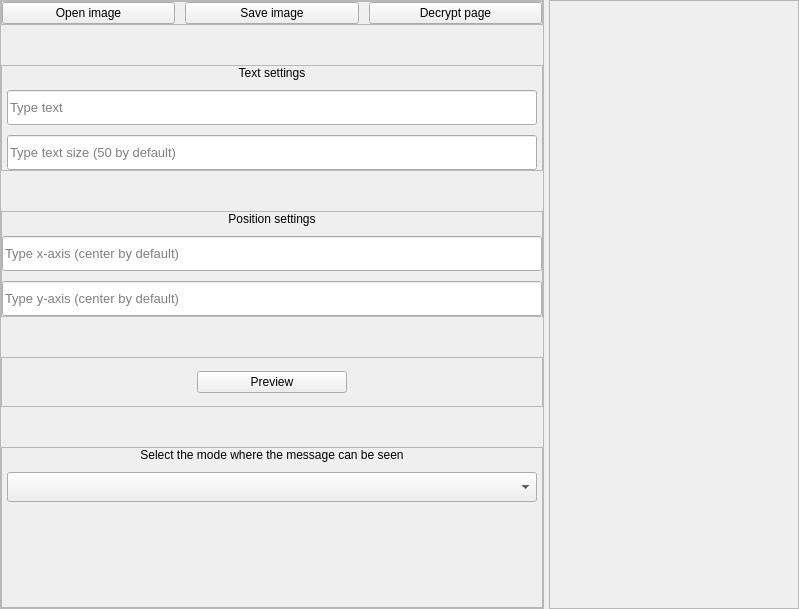
      <widget class="QWidget" name="encrypt">
       <layout class="QHBoxLayout" name="horizontalLayout_24">
        <property name="spacing">
         <number>5</number>
        </property>
        <property name="leftMargin">
         <number>0</number>
        </property>
        <property name="topMargin">
         <number>0</number>
        </property>
        <property name="rightMargin">
         <number>0</number>
        </property>
        <property name="bottomMargin">
         <number>0</number>
        </property>
        <item>
         <widget class="QFrame" name="frame_32">
          <property name="maximumSize">
           <size>
            <width>550</width>
            <height>16777215</height>
           </size>
          </property>
          <property name="frameShape">
           <enum>QFrame::StyledPanel</enum>
          </property>
          <property name="frameShadow">
           <enum>QFrame::Raised</enum>
          </property>
          <layout class="QVBoxLayout" name="verticalLayout_9">
           <property name="spacing">
            <number>40</number>
           </property>
           <property name="leftMargin">
            <number>0</number>
           </property>
           <property name="topMargin">
            <number>0</number>
           </property>
           <property name="rightMargin">
            <number>0</number>
           </property>
           <property name="bottomMargin">
            <number>0</number>
           </property>
           <item>
            <widget class="QFrame" name="frame_33">
             <property name="maximumSize">
              <size>
               <width>16777215</width>
               <height>50</height>
              </size>
             </property>
             <property name="frameShape">
              <enum>QFrame::StyledPanel</enum>
             </property>
             <property name="frameShadow">
              <enum>QFrame::Raised</enum>
             </property>
             <layout class="QHBoxLayout" name="horizontalLayout_25">
              <property name="spacing">
               <number>10</number>
              </property>
              <property name="leftMargin">
               <number>0</number>
              </property>
              <property name="topMargin">
               <number>0</number>
              </property>
              <property name="rightMargin">
               <number>0</number>
              </property>
              <property name="bottomMargin">
               <number>0</number>
              </property>
              <item>
               <widget class="QPushButton" name="open_encrypt_image_btn">
                <property name="text">
                 <string>Open image</string>
                </property>
               </widget>
              </item>
              <item>
               <widget class="QPushButton" name="save_encrypt_image_btn">
                <property name="text">
                 <string>Save image</string>
                </property>
               </widget>
              </item>
              <item>
               <widget class="QPushButton" name="decrypt_page_btn">
                <property name="text">
                 <string>Decrypt page</string>
                </property>
               </widget>
              </item>
             </layout>
            </widget>
           </item>
           <item>
            <widget class="QFrame" name="frame_36">
             <property name="frameShape">
              <enum>QFrame::StyledPanel</enum>
             </property>
             <property name="frameShadow">
              <enum>QFrame::Raised</enum>
             </property>
             <layout class="QVBoxLayout" name="verticalLayout_11">
              <property name="spacing">
               <number>10</number>
              </property>
              <property name="leftMargin">
               <number>5</number>
              </property>
              <property name="topMargin">
               <number>0</number>
              </property>
              <property name="rightMargin">
               <number>5</number>
              </property>
              <property name="bottomMargin">
               <number>0</number>
              </property>
              <item>
               <widget class="QLabel" name="label_7">
                <property name="text">
                 <string>Text settings</string>
                </property>
                <property name="alignment">
                 <set>Qt::AlignCenter</set>
                </property>
               </widget>
              </item>
              <item>
               <widget class="QLineEdit" name="text_le">
                <property name="minimumSize">
                 <size>
                  <width>0</width>
                  <height>35</height>
                 </size>
                </property>
                <property name="font">
                 <font>
                  <family>Segoe UI</family>
                  <pointsize>10</pointsize>
                 </font>
                </property>
                <property name="text">
                 <string/>
                </property>
                <property name="placeholderText">
                 <string>Type text</string>
                </property>
               </widget>
              </item>
              <item>
               <widget class="QLineEdit" name="size_le">
                <property name="minimumSize">
                 <size>
                  <width>0</width>
                  <height>35</height>
                 </size>
                </property>
                <property name="font">
                 <font>
                  <family>Segoe UI</family>
                  <pointsize>10</pointsize>
                 </font>
                </property>
                <property name="text">
                 <string/>
                </property>
                <property name="placeholderText">
                 <string>Type text size (50 by default)</string>
                </property>
               </widget>
              </item>
             </layout>
            </widget>
           </item>
           <item>
            <widget class="QFrame" name="frame_35">
             <property name="frameShape">
              <enum>QFrame::StyledPanel</enum>
             </property>
             <property name="frameShadow">
              <enum>QFrame::Raised</enum>
             </property>
             <layout class="QVBoxLayout" name="verticalLayout_12">
              <property name="spacing">
               <number>10</number>
              </property>
              <property name="leftMargin">
               <number>0</number>
              </property>
              <property name="topMargin">
               <number>0</number>
              </property>
              <property name="rightMargin">
               <number>0</number>
              </property>
              <property name="bottomMargin">
               <number>0</number>
              </property>
              <item>
               <widget class="QLabel" name="label_8">
                <property name="text">
                 <string>Position settings</string>
                </property>
                <property name="alignment">
                 <set>Qt::AlignCenter</set>
                </property>
               </widget>
              </item>
              <item>
               <widget class="QLineEdit" name="x_le">
                <property name="minimumSize">
                 <size>
                  <width>0</width>
                  <height>35</height>
                 </size>
                </property>
                <property name="font">
                 <font>
                  <family>Segoe UI</family>
                  <pointsize>10</pointsize>
                 </font>
                </property>
                <property name="text">
                 <string/>
                </property>
                <property name="placeholderText">
                 <string>Type x-axis (center by default)</string>
                </property>
               </widget>
              </item>
              <item>
               <widget class="QLineEdit" name="y_le">
                <property name="minimumSize">
                 <size>
                  <width>0</width>
                  <height>35</height>
                 </size>
                </property>
                <property name="font">
                 <font>
                  <family>Segoe UI</family>
                  <pointsize>10</pointsize>
                 </font>
                </property>
                <property name="text">
                 <string/>
                </property>
                <property name="placeholderText">
                 <string>Type y-axis (center by default)</string>
                </property>
               </widget>
              </item>
             </layout>
            </widget>
           </item>
           <item>
            <widget class="QFrame" name="frame_30">
             <property name="minimumSize">
              <size>
               <width>0</width>
               <height>50</height>
              </size>
             </property>
             <property name="frameShape">
              <enum>QFrame::StyledPanel</enum>
             </property>
             <property name="frameShadow">
              <enum>QFrame::Raised</enum>
             </property>
             <layout class="QHBoxLayout" name="horizontalLayout_26">
              <property name="spacing">
               <number>0</number>
              </property>
              <property name="leftMargin">
               <number>0</number>
              </property>
              <property name="topMargin">
               <number>0</number>
              </property>
              <property name="rightMargin">
               <number>0</number>
              </property>
              <property name="bottomMargin">
               <number>0</number>
              </property>
              <item>
               <spacer name="horizontalSpacer">
                <property name="orientation">
                 <enum>Qt::Horizontal</enum>
                </property>
                <property name="sizeHint" stdset="0">
                 <size>
                  <width>195</width>
                  <height>20</height>
                 </size>
                </property>
               </spacer>
              </item>
              <item>
               <widget class="QPushButton" name="preview_btn">
                <property name="minimumSize">
                 <size>
                  <width>150</width>
                  <height>0</height>
                 </size>
                </property>
                <property name="text">
                 <string>Preview</string>
                </property>
               </widget>
              </item>
              <item>
               <spacer name="horizontalSpacer_2">
                <property name="orientation">
                 <enum>Qt::Horizontal</enum>
                </property>
                <property name="sizeHint" stdset="0">
                 <size>
                  <width>195</width>
                  <height>20</height>
                 </size>
                </property>
               </spacer>
              </item>
             </layout>
            </widget>
           </item>
           <item>
            <widget class="QFrame" name="frame_34">
             <property name="frameShape">
              <enum>QFrame::StyledPanel</enum>
             </property>
             <property name="frameShadow">
              <enum>QFrame::Raised</enum>
             </property>
             <layout class="QVBoxLayout" name="verticalLayout_13">
              <property name="spacing">
               <number>10</number>
              </property>
              <property name="leftMargin">
               <number>5</number>
              </property>
              <property name="topMargin">
               <number>0</number>
              </property>
              <property name="rightMargin">
               <number>5</number>
              </property>
              <property name="bottomMargin">
               <number>0</number>
              </property>
              <item>
               <widget class="QLabel" name="label_4">
                <property name="maximumSize">
                 <size>
                  <width>16777215</width>
                  <height>30</height>
                 </size>
                </property>
                <property name="text">
                 <string>Select the mode where the message can be seen</string>
                </property>
                <property name="alignment">
                 <set>Qt::AlignCenter</set>
                </property>
               </widget>
              </item>
              <item>
               <widget class="QComboBox" name="encryption_formats_box">
                <property name="minimumSize">
                 <size>
                  <width>0</width>
                  <height>30</height>
                 </size>
                </property>
               </widget>
              </item>
              <item>
               <spacer name="verticalSpacer_2">
                <property name="orientation">
                 <enum>Qt::Vertical</enum>
                </property>
                <property name="sizeHint" stdset="0">
                 <size>
                  <width>20</width>
                  <height>40</height>
                 </size>
                </property>
               </spacer>
              </item>
              <item>
               <widget class="QLabel" name="label_wait">
                <property name="font">
                 <font>
                  <family>Segoe UI</family>
                  <pointsize>10</pointsize>
                 </font>
                </property>
                <property name="text">
                 <string/>
                </property>
                <property name="alignment">
                 <set>Qt::AlignCenter</set>
                </property>
               </widget>
              </item>
              <item>
               <spacer name="verticalSpacer">
                <property name="orientation">
                 <enum>Qt::Vertical</enum>
                </property>
                <property name="sizeHint" stdset="0">
                 <size>
                  <width>20</width>
                  <height>40</height>
                 </size>
                </property>
               </spacer>
              </item>
             </layout>
            </widget>
           </item>
          </layout>
         </widget>
        </item>
        <item>
         <widget class="QFrame" name="frame_5">
          <property name="minimumSize">
           <size>
            <width>250</width>
            <height>0</height>
           </size>
          </property>
          <property name="styleSheet">
           <string notr="true"/>
          </property>
          <property name="frameShape">
           <enum>QFrame::StyledPanel</enum>
          </property>
          <property name="frameShadow">
           <enum>QFrame::Raised</enum>
          </property>
          <layout class="QVBoxLayout" name="verticalLayout_14">
           <property name="spacing">
            <number>5</number>
           </property>
           <property name="leftMargin">
            <number>0</number>
           </property>
           <property name="topMargin">
            <number>0</number>
           </property>
           <property name="rightMargin">
            <number>0</number>
           </property>
           <property name="bottomMargin">
            <number>0</number>
           </property>
           <item>
            <widget class="QLabel" name="image_lbl_2">
             <property name="text">
              <string/>
             </property>
             <property name="alignment">
              <set>Qt::AlignCenter</set>
             </property>
            </widget>
           </item>
          </layout>
         </widget>
        </item>
       </layout>
      </widget>
